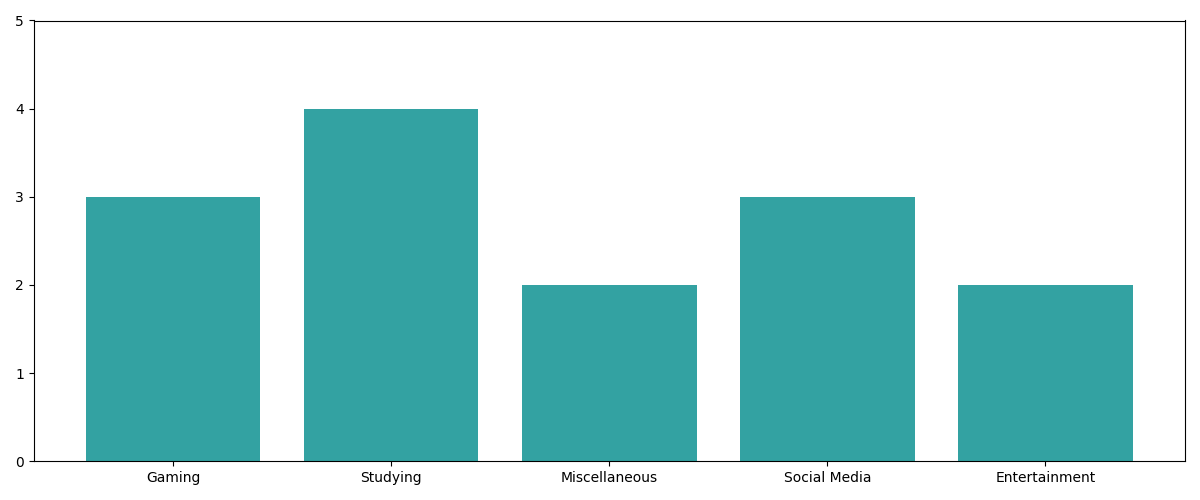

Reproduce this figure in Python.
import matplotlib.pyplot as plt
import numpy as np

activities = ['Gaming', 'Studying', 'Miscellaneous', 'Social Media', 'Entertainment']
hours_spent = [3, 4, 2, 3, 2]

fig, ax1 = plt.subplots(figsize=(12, 5))

bars1 = ax1.bar(activities, hours_spent, color='darkcyan', alpha=0.8)
ax1.set_ylim(0, 5)

plt.tight_layout()
plt.show()
